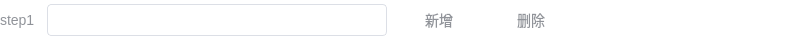
<?xml version="1.0" encoding="UTF-8"?>
<ui version="4.0">
 <class>FormStep</class>
 <widget class="QWidget" name="FormStep">
  <property name="geometry">
   <rect>
    <x>0</x>
    <y>0</y>
    <width>800</width>
    <height>40</height>
   </rect>
  </property>
  <property name="sizePolicy">
   <sizepolicy hsizetype="Expanding" vsizetype="Fixed">
    <horstretch>0</horstretch>
    <verstretch>0</verstretch>
   </sizepolicy>
  </property>
  <property name="minimumSize">
   <size>
    <width>0</width>
    <height>40</height>
   </size>
  </property>
  <property name="maximumSize">
   <size>
    <width>16777215</width>
    <height>40</height>
   </size>
  </property>
  <property name="windowTitle">
   <string>Form</string>
  </property>
  <property name="styleSheet">
   <string notr="true">background-color: rgb(255, 255, 255);</string>
  </property>
  <layout class="QVBoxLayout" name="verticalLayout">
   <property name="spacing">
    <number>0</number>
   </property>
   <property name="leftMargin">
    <number>0</number>
   </property>
   <property name="topMargin">
    <number>0</number>
   </property>
   <property name="rightMargin">
    <number>0</number>
   </property>
   <property name="bottomMargin">
    <number>0</number>
   </property>
   <item>
    <layout class="QHBoxLayout" name="horizontalLayout">
     <property name="spacing">
      <number>12</number>
     </property>
     <item alignment="Qt::AlignVCenter">
      <widget class="QLabel" name="labelStepTitle">
       <property name="sizePolicy">
        <sizepolicy hsizetype="Preferred" vsizetype="Preferred">
         <horstretch>0</horstretch>
         <verstretch>0</verstretch>
        </sizepolicy>
       </property>
       <property name="minimumSize">
        <size>
         <width>0</width>
         <height>0</height>
        </size>
       </property>
       <property name="maximumSize">
        <size>
         <width>16777215</width>
         <height>16777215</height>
        </size>
       </property>
       <property name="styleSheet">
        <string notr="true">font-weight: 400; 
font-size: 14px;
color: #909399;</string>
       </property>
       <property name="text">
        <string>step1</string>
       </property>
       <property name="alignment">
        <set>Qt::AlignLeading|Qt::AlignLeft|Qt::AlignTop</set>
       </property>
      </widget>
     </item>
     <item>
      <widget class="QLineEdit" name="lineEditStep">
       <property name="minimumSize">
        <size>
         <width>340</width>
         <height>32</height>
        </size>
       </property>
       <property name="maximumSize">
        <size>
         <width>500</width>
         <height>32</height>
        </size>
       </property>
       <property name="styleSheet">
        <string notr="true">.QLineEdit{
	background: #FFFFFF;
	border: 1px solid #DCDFE6;
	padding: 5px 12px;
	border-radius: 4px;
	opacity: 1;
	color: #606266;
	font-size: 16px;
	font-weight: normal;
}
.QLineEdit:read-only{
	background: #EEEEEE;
}</string>
       </property>
      </widget>
     </item>
     <item>
      <widget class="QPushButton" name="btnAdd">
       <property name="minimumSize">
        <size>
         <width>80</width>
         <height>32</height>
        </size>
       </property>
       <property name="maximumSize">
        <size>
         <width>16777215</width>
         <height>32</height>
        </size>
       </property>
       <property name="styleSheet">
        <string notr="true">.QPushButton{
	background:#FFFFFF;
	font-weight: 400; 
	font-size: 14px;
	color: #909399;
	border:none;
}
.QPushButton:hover{
	border:1px solid #DCDFE6;
}</string>
       </property>
       <property name="text">
        <string>新增</string>
       </property>
      </widget>
     </item>
     <item>
      <widget class="QPushButton" name="btnDelete">
       <property name="minimumSize">
        <size>
         <width>80</width>
         <height>32</height>
        </size>
       </property>
       <property name="maximumSize">
        <size>
         <width>16777215</width>
         <height>32</height>
        </size>
       </property>
       <property name="styleSheet">
        <string notr="true">.QPushButton{
	background:#FFFFFF;
	font-weight: 400; 
	font-size: 14px;
	color: #909399;
	border:none;
}
.QPushButton:hover{
	border:1px solid #DCDFE6;
}</string>
       </property>
       <property name="text">
        <string>删除</string>
       </property>
      </widget>
     </item>
     <item>
      <spacer name="horizontalSpacer">
       <property name="orientation">
        <enum>Qt::Horizontal</enum>
       </property>
       <property name="sizeHint" stdset="0">
        <size>
         <width>40</width>
         <height>20</height>
        </size>
       </property>
      </spacer>
     </item>
    </layout>
   </item>
  </layout>
 </widget>
 <resources/>
 <connections/>
</ui>
